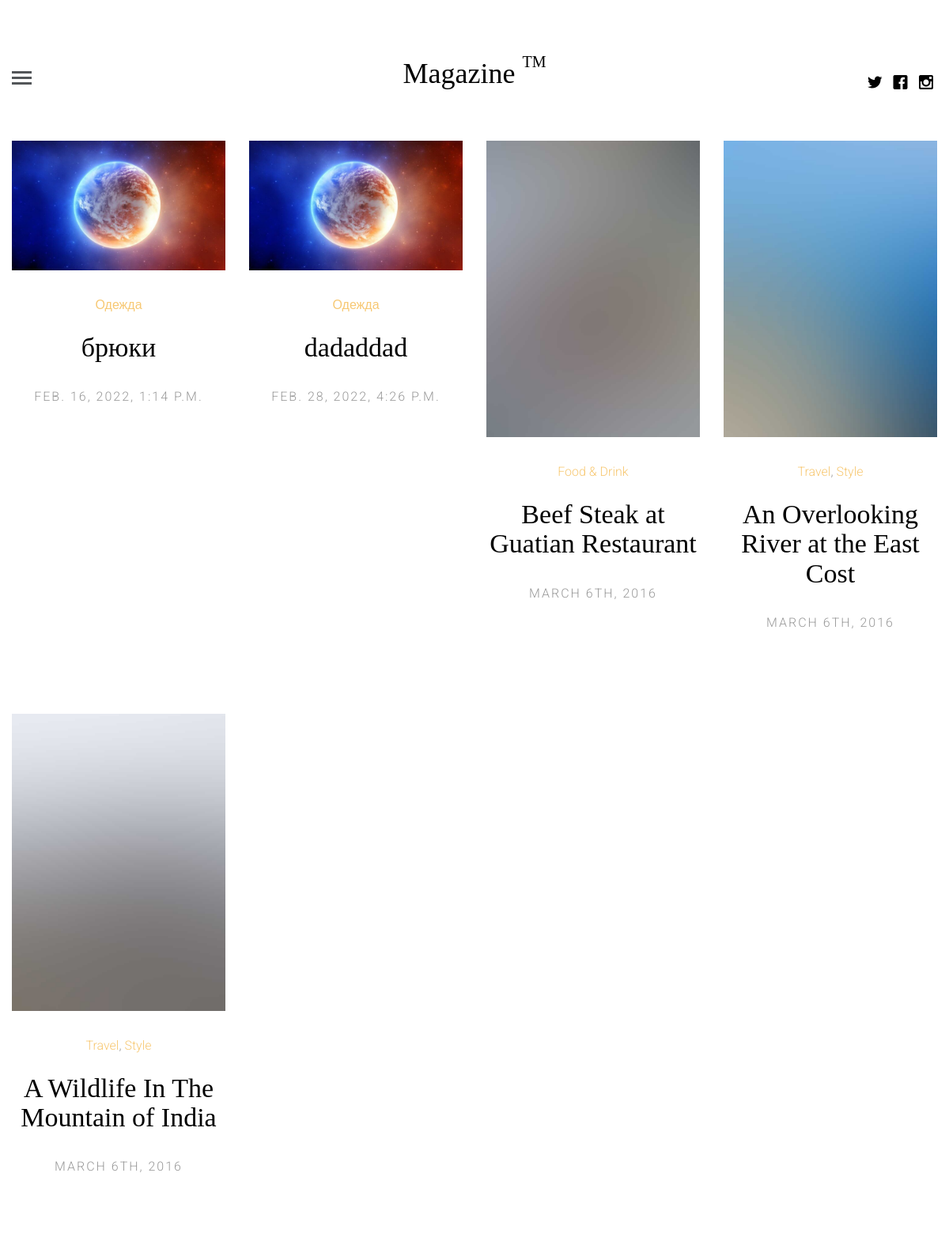
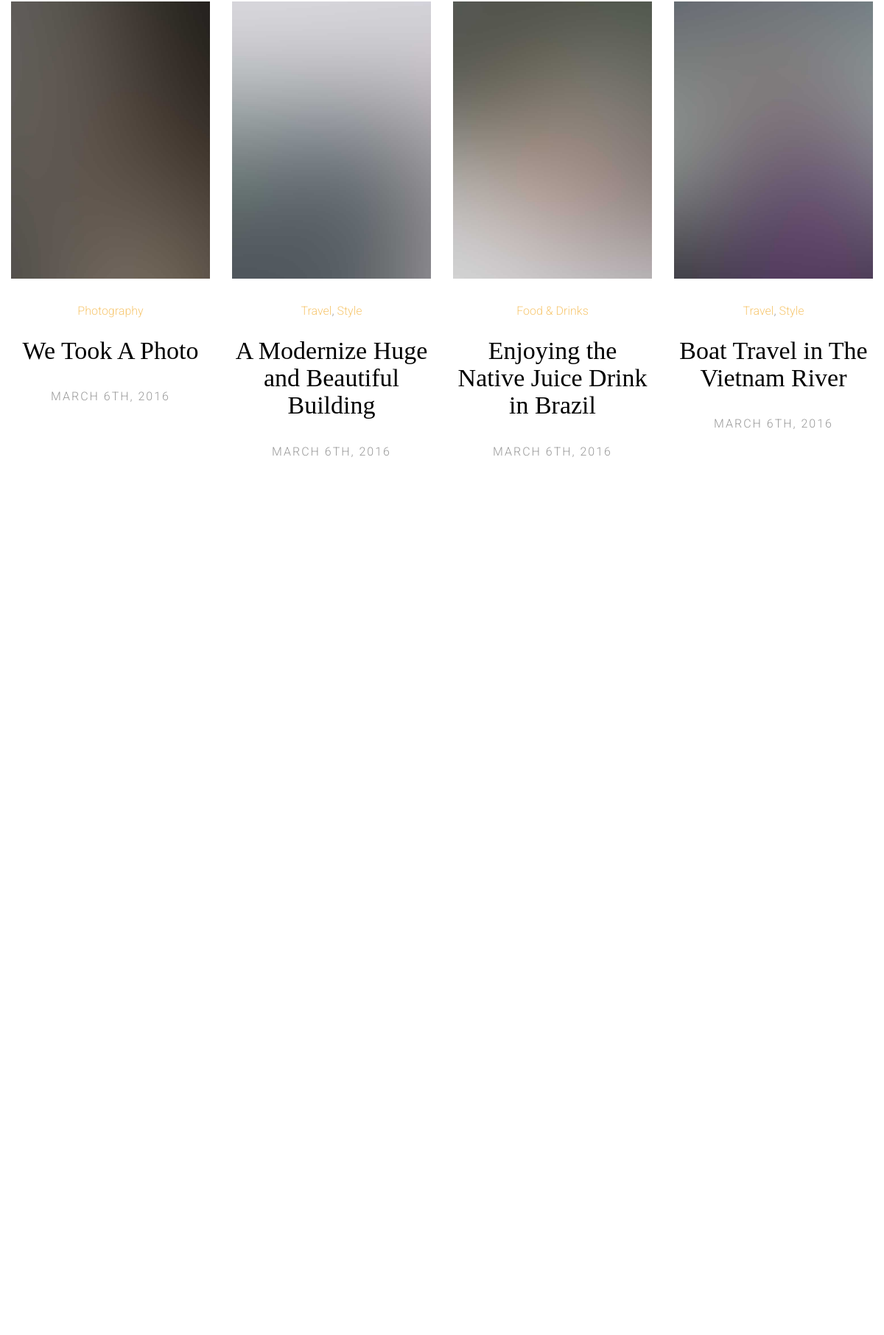
The app's page /publication-list/?category_pk=3 (upper part) with its own data (2 pictures, top to bottom).
### apps/publications/models.py (models this page shows, shortened)
class Publication(models.Model):
    category = models.ForeignKey(to=PublicationCategory,null=True,on_delete=models.SET_NULL,related_name='publication_set')
    title = models.CharField(max_length=150)
    description = models.TextField()
    poster = models.ImageField(upload_to='publication_images')
    created_at = models.DateTimeField(auto_now_add=True)
    class Meta:
        verbose_name ='публикация'
        verbose_name_plural ='публикации'

class PublicationCategory(models.Model):
    title = models.CharField(max_length=200,unique=True)
    class Meta:
        verbose_name='категория'
        verbose_name_plural='категории'

### apps/publications/views.py (the view)
# urls.py: path('publication-list/', PublicationListView.as_view(),
class PublicationListView(generic.ListView):
    template_name = 'index.html'
    context_objects_name = 'publication_list'
    def get_queryset(self):
        query_params = self.request.GET
        search_world = query_params.get('search_world')
        category_id = query_params.get('category_pk')
        publication_qs = Publication.objects.all()
        if search_world:
            publication_qs = Publication.objects.filter(title__contains=search_world)
        if category_id:
            try:
                category_id=int(category_id)
            except ValueError:
                pass
            else:
             publication_qs = publication_qs.filter(category_id=category_id)
        return publication_qs
    def get_context_data(self, *, object_list=None, **kwargs):
        context=super(PublicationListView, self).get_context_data()
        context['category_list'] = PublicationCategory.objects.all()
        return context

### templates/index.html (shortened to what this page needs)
{% extends 'base.html' %}
{% load static %}
{% block content %}
	<div class="container-fluid">
		<div class="row fh5co-post-entry">
            {% for item in publication_list %}
			<article class="col-lg-3 col-md-3 col-sm-3 col-xs-6 col-xxs-12 animate-box">
				<figure>
					<a href="single.html"><img src="{{ item.poster.url }}" alt="Image" class="img-responsive"></a>
				</figure>
				<span class="fh5co-meta"><a href="single.html">{{ item.category.title }}</a></span>
				<h2 class="fh5co-article-title"><a href="single.html">{{ item.title }}</a></h2>
				<span class="fh5co-meta fh5co-date">{{ item.created_at }}</span>
			</article>
            {% endfor %}
			<article class="col-lg-3 col-md-3 col-sm-3 col-xs-6 col-xxs-12 animate-box">
				<figure>
					<a href="single.html"><img src="{% static 'images/pic_2.jpg' %}" alt="Image" class="img-responsive"></a>
				</figure>
				<span class="fh5co-meta"><a href="single.html">Food &amp; Drink</a></span>
				<h2 class="fh5co-article-title"><a href="single.html">Beef Steak at Guatian Restaurant</a></h2>
				<span class="fh5co-meta fh5co-date">March 6th, 2016</span>
			</article>
			<article class="col-lg-3 col-md-3 col-sm-3 col-xs-6 col-xxs-12 animate-box">
				<figure>
					<a href="single.html"><img src="{% static 'images/pic_3.jpg' %}" alt="Image" class="img-responsive"></a>
				</figure>
				<span class="fh5co-meta"><a href="single.html">Travel</a>, <a href="single.html">Style</a></span>
				<h2 class="fh5co-article-title"><a href="single.html">An Overlooking River at the East Cost</a></h2>
				<span class="fh5co-meta fh5co-date">March 6th, 2016</span>
			</article>
			<article class="col-lg-3 col-md-3 col-sm-3 col-xs-6 col-xxs-12 animate-box">
				<figure>
					<a href="single.html"><img src="{% static 'images/pic_4.jpg' %}" alt="Image" class="img-responsive"></a>
				</figure>
				<span class="fh5co-meta"><a href="single.html">Travel</a>, <a href="single.html">Style</a></span>
				<h2 class="fh5co-article-title"><a href="single.html">A Wildlife In The Mountain of India</a></h2>
				<span class="fh5co-meta fh5co-date">March 6th, 2016</span>
			</article>
			<div class="clearfix visible-lg-block visible-md-block visible-sm-block visible-xs-block"></div>
			<article class="col-lg-3 col-md-3 col-sm-3 col-xs-6 col-xxs-12 animate-box">
				<figure>
					<a href="single.html"><img src="{% static 'images/pic_5.jpg' %}" alt="Image" class="img-responsive"></a>
				</figure>
				<span class="fh5co-meta"><a href="single.html">Photography</a></span>
				<h2 class="fh5co-article-title"><a href="single.html">We Took A Photo</a></h2>
				<span class="fh5co-meta fh5co-date">March 6th, 2016</span>
			</article>
			<article class="col-lg-3 col-md-3 col-sm-3 col-xs-6 col-xxs-12 animate-box">
				<figure>
					<a href="single.html"><img src="{% static 'images/pic_6.jpg' %}" alt="Image" class="img-responsive"></a>
				</figure>
				<span class="fh5co-meta"><a href="single.html">Travel</a>, <a href="single.html">Style</a></span>
				<h2 class="fh5co-article-title"><a href="single.html">A Modernize Huge and Beautiful Building</a></h2>
				<span class="fh5co-meta fh5co-date">March 6th, 2016</span>
			</article>
			<article class="col-lg-3 col-md-3 col-sm-3 col-xs-6 col-xxs-12 animate-box">
				<figure>
					<a href="single.html"><img src="{% static 'images/pic_7.jpg' %}" alt="Image" class="img-responsive"></a>
				</figure>
				<span class="fh5co-meta"><a href="single.html">Food &amp; Drinks</a></span>
				<h2 class="fh5co-article-title"><a href="single.html">Enjoying the Native Juice Drink in Brazil</a></h2>
				<span class="fh5co-meta fh5co-date">March 6th, 2016</span>
			</article>
			<article class="col-lg-3 col-md-3 col-sm-3 col-xs-6 col-xxs-12 animate-box">
				<figure>
					<a href="single.html"><img src="{%static 'images/pic_8.jpg' %}" alt="Image" class="img-responsive"></a>
				</figure>
				<span class="fh5co-meta"><a href="single.html">Travel</a>, <a href="single.html">Style</a></span>
				<h2 class="fh5co-article-title"><a href="single.html">Boat Travel in The Vietnam River</a></h2>
				<span class="fh5co-meta fh5co-date">March 6th, 2016</span>
			</article>
			<div class="clearfix visible-lg-block visible-md-block visible-sm-block visible-xs-block"></div>
			<div class="clearfix visible-lg-block visible-md-block visible-sm-block visible-xs-block"></div>
		</div>
	</div>
	</body>
</html>
{% endblock %}

### assets/css/style.css (style rules this page uses)
html { background: #fff; }
body { font-family: "Roboto", arial, sans-serif; font-size: 18px; font-weight: 300; line-height: 1.8; color: #222; background: #fff; }
a { color: #f7c873; -webkit-transition: 0.5s; -o-transition: 0.5s; transition: 0.5s; }
h1, h2, h3, h4, h5, h6 { font-family: "Playfair Display", times, serif; color: #000; }
.fh5co-post-entry article { text-align: center; float: left; margin-bottom: 110px; padding-left: 3em; padding-right: 3em; }
@media screen and (max-width: 1200px) { .fh5co-post-entry article { margin-bottom: 80px; padding-left: 15px; padding-right: 15px; } }
.fh5co-post-entry article a img { opacity: 1; -webkit-transition: 0.5s; -o-transition: 0.5s; transition: 0.5s; }
.fh5co-post-entry article figure { margin-bottom: 30px; }
.fh5co-post-entry article h2 { font-family: "Playfair Display", times, serif; font-size: 34px; color: #000; margin-bottom: 30px; }
.fh5co-post-entry article h2 a { color: #000; }
.fh5co-post-entry article .fh5co-meta { font-size: 16px; font-family: "Roboto", arial, sans-serif; color: #999999; margin-bottom: 20px; display: block; }
.fh5co-post-entry article .fh5co-meta.fh5co-date { text-transform: uppercase; letter-spacing: 2px; }
.js .to-animate, .js .to-animate-2, .js .animate-box { opacity: 0; }

### records on screen
Publication: poster (picture), category "Одежда", title "брюки", created_at "FEB. 16, 2022, 1:14 P.M."
Publication: poster (picture), category "Одежда", title "dadaddad", created_at "FEB. 28, 2022, 4:26 P.M."
